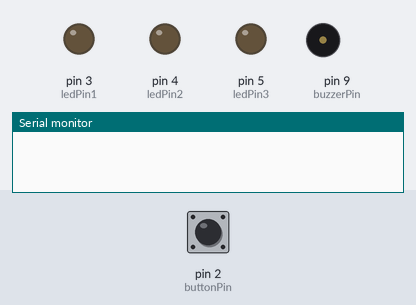
Simulated run of this sketch. Board: Arduino Uno, built with avr-gcc and run on an emulated ATmega328P. Parts: output pins drawn as LEDs (lit = HIGH), buzzer (waves = sounding, pin HIGH), the last lines printed to the serial monitor. Inputs (shaded band) come from the test bench; at power-on: pin 2 (buttonPin) HIGH.

Above: at 1.2 s.
1.3 s: pin 2 (buttonPin) pulled LOW for 0.15 s
At 2.6 s:
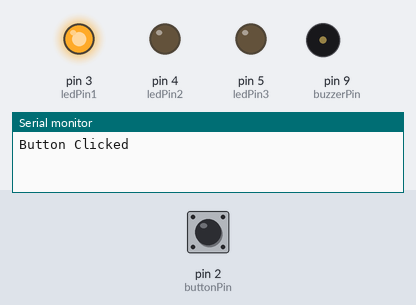
2.9 s: pin 2 (buttonPin) pulled LOW for 1 s
At 4.2 s:
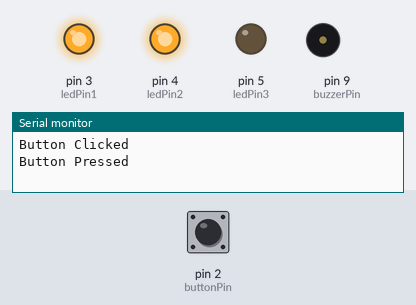
5.4 s: pin 2 (buttonPin) pulled LOW for 0.15 s
At 6.0 s:
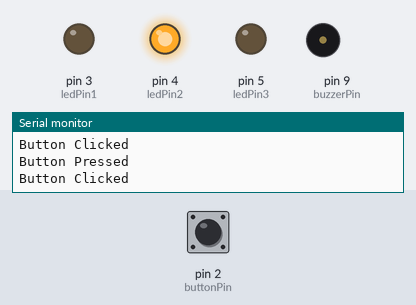
7.0 s: pin 2 (buttonPin) pulled LOW for 3.2 s
At 11.3 s:
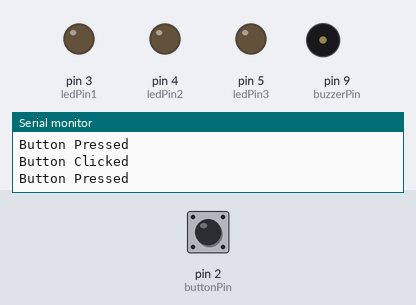
Timing chart, 0 to 12.7 s (numbered marks = the images above; inputs shaded):
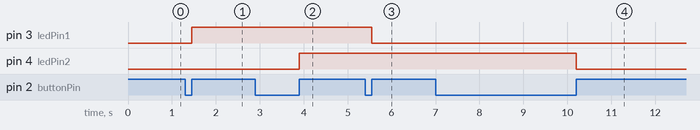

The sketch:

doubleClickTest.ino
```cpp
#define CLICK 10
#define PRESS 20


const int buttonPin = 2;
const int ledPin1 = 3;
const int ledPin2 = 4;
const int ledPin3 = 5;
const int buzzerPin = 9;

uint8_t pressCount ;
int klick = 0;

void setup() {
  Serial.begin(9600);
  pinMode(buttonPin, INPUT_PULLUP);
  pinMode(ledPin1, OUTPUT);
  pinMode(ledPin2, OUTPUT);
  pinMode(ledPin3, OUTPUT);

  pinMode(buzzerPin, OUTPUT);

}

void loop() {

pressCount = clik();

if(pressCount == CLICK)
  {
   Serial.println("Button Clicked");
   digitalWrite(ledPin1, !digitalRead(ledPin1));
  }

if(pressCount == PRESS)
  {
   Serial.println("Button Pressed");
   digitalWrite(ledPin2, !digitalRead(ledPin2));
  }

}

uint8_t clik()
{
  if(!digitalRead(buttonPin))
  {
   klick++;
   delay(1);
       if(digitalRead(buttonPin))
       {
          if(klick>0 && klick < 400)
          {
            //digitalWrite(ledPin1, !digitalRead(ledPin1));
            klick=0;
            return CLICK;
          }

          if(klick>700)
          {
            klick=0;
            return PRESS;
          }

          else
            return 0;


       }
  }

}

void blinck(uint8_t times, int rate)
{
  for(uint8_t x=0; x<times; x++)
  {
    digitalWrite(ledPin1,1);
    delay(rate);
    digitalWrite(ledPin1,0);
    delay(rate);

  }

}

void beep()
{
  digitalWrite(buzzerPin, HIGH);
  delay(50);
  digitalWrite(buzzerPin, LOW);
}
```

Measured:
- after the input at 1.3 s, pin 3 (ledPin1): LOW → HIGH after 0.15 s
- after the input at 2.9 s, pin 4 (ledPin2): LOW → HIGH after 1.0 s
- after the input at 5.4 s, pin 3 (ledPin1): HIGH → LOW after 0.15 s
- after the input at 7.0 s, pin 4 (ledPin2): HIGH → LOW after 3.2 s
